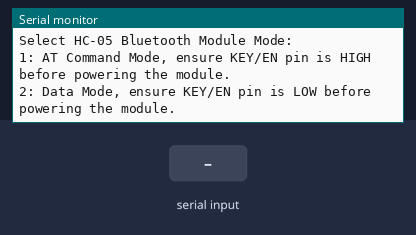
Bench run of a program on a simulated Arduino Uno, built with avr-gcc and run on an emulated ATmega328P. Parts: the last lines printed to the serial monitor. Inputs (shaded band) come from the test bench.

Above: at 0.9 s.
1.0 s: "90,45\n" received over Serial
At 2.2 s:
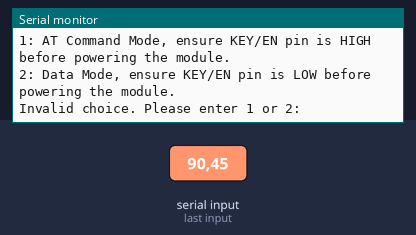
2.5 s: "1\n" received over Serial
At 3.5 s:
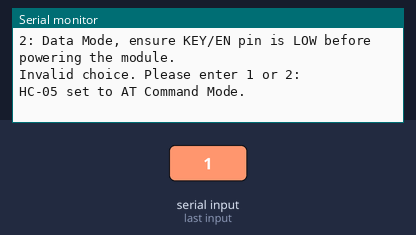

Measured:
- after the input at 1.0 s, the serial monitor: prints a new line at once (image 1)
- after the input at 2.5 s, the serial monitor: prints a new line at once (image 2)

The program:

main.cpp
```cpp
// (licence header left out)
#include <Arduino.h>
#include <SoftwareSerial.h>

const byte RX_PIN = 10; // RX arduino pin, connected (via logic level converter) to TX pin of the HC-05 bluetooth module
const byte TX_PIN = 11; // TX arduino pin, connected (via logic level converter) to RX pin of the HC-05 bluetooth module

SoftwareSerial Bluetooth(RX_PIN, TX_PIN); // RX, TX

int selectBluetoothModuleMode();

void setup() {

  Serial.begin(9600);          // Arduino UNO default serial speed

  selectBluetoothModuleMode(); // Prompt user to select mode AT command mode or Data mode
}

void loop() {

  if (Bluetooth.available()) {
    String command = Bluetooth.readStringUntil('\n');
    command.trim(); // Remove any trailing newline or spaces
    Serial.println(command); // Forward data from Bluetooth to Serial Monitor
  }

  if (Serial.available()) {
    String response = Serial.readStringUntil('\n');
    response.trim(); // Remove any trailing newline or spaces
    Bluetooth.println(response); // Forward data from Serial Monitor to Bluetooth
  }
}

int selectBluetoothModuleMode() {
  Serial.println("Select HC-05 Bluetooth Module Mode:");
  Serial.println("1: AT Command Mode, ensure KEY/EN pin is HIGH before powering the module.");
  Serial.println("2: Data Mode, ensure KEY/EN pin is LOW before powering the module.");

  while (true) {
    if (Serial.available()) {
      switch (Serial.readStringUntil('\n').toInt())
      {
      case 1:
        Serial.println("HC-05 set to AT Command Mode.");
        Bluetooth.begin(38400); // Default baud rate for AT command mode
        return 1;
      case 2:
        Serial.println("HC-05 set to Data Mode.");
        Bluetooth.begin(9600); // Default baud rate for Data mode
        return 2;
      default:
        Serial.println("Invalid choice. Please enter 1 or 2:");
        break;
      }
    }
  }
}
```
